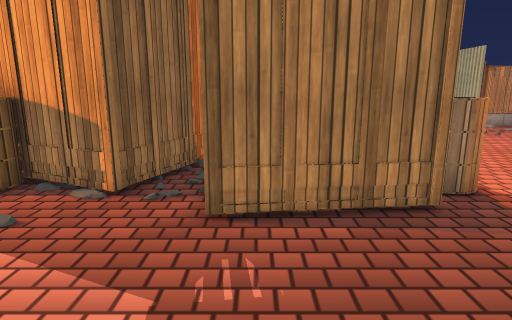
View 1 (above)

24 first-person views from a walk through a 3-D level made in the Unity game engine. The camera is 1.3 m above the floor, tilts 12° down and sees 75° across. The floor is counted in squares, 0.5 m on a side. Each view is taken from the middle of a square. On the plan, view 1 faces up. The plan holds only what a view shows up to about 20 squares ahead; the rest is blank. The place goes on beyond the plan. The player character is not drawn. Some animated figures are left out. Surface patterns are stand-ins for the level's own textures.

View 2
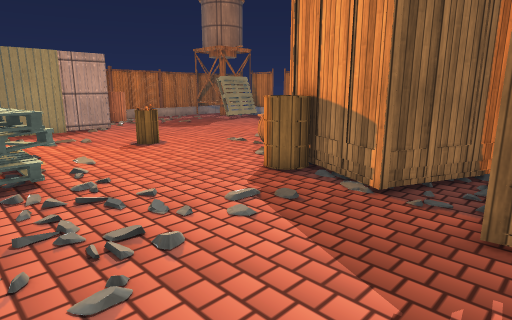

View 3
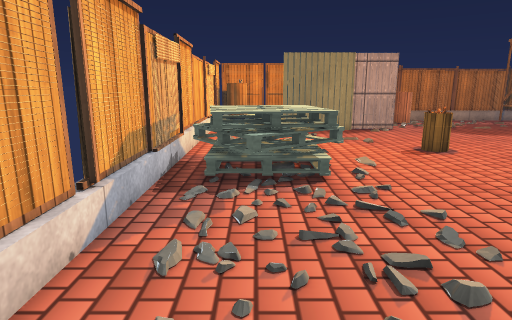

View 4
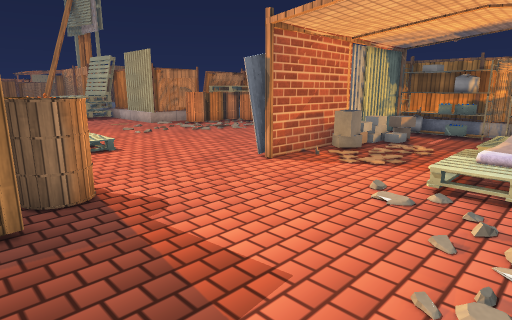

View 5
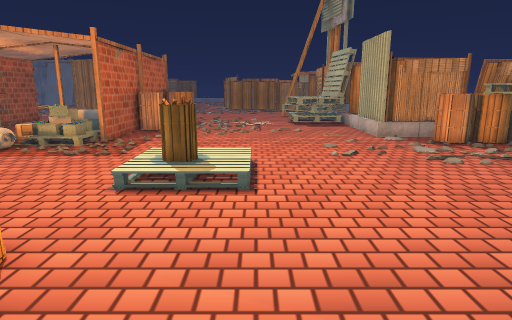

View 6
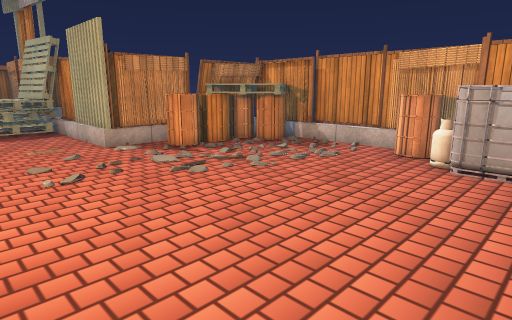

View 7
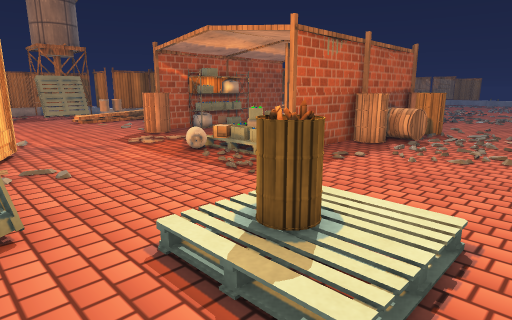

View 8
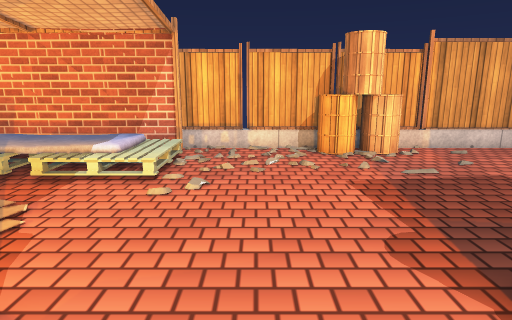

View 9
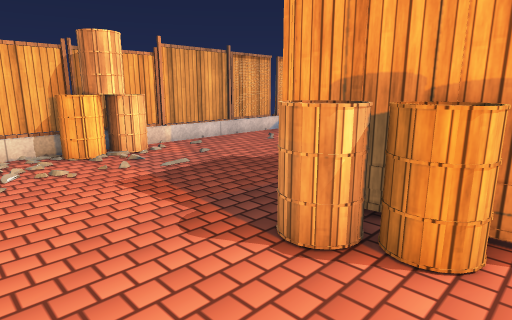

View 10
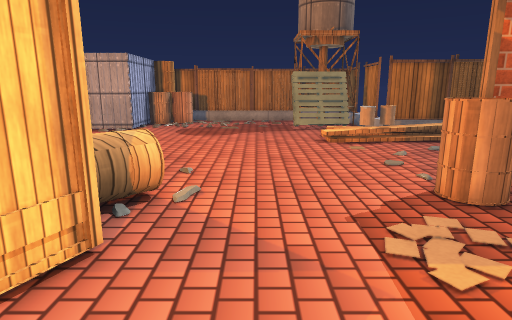

View 11
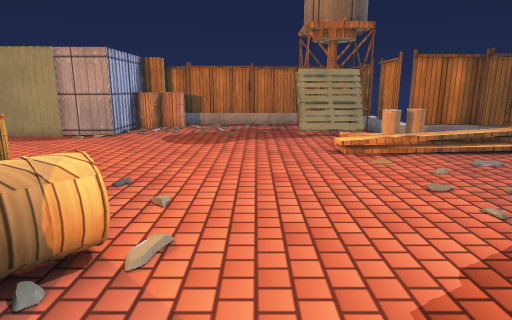

View 12
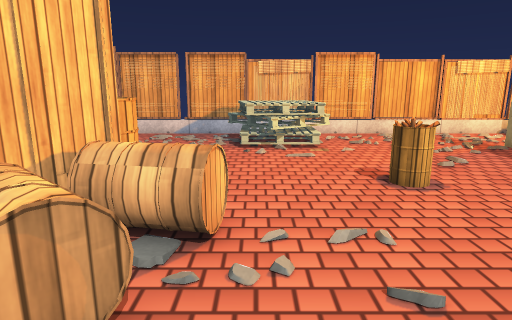

View 13
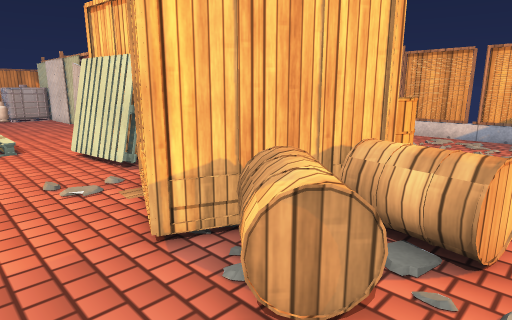

View 14
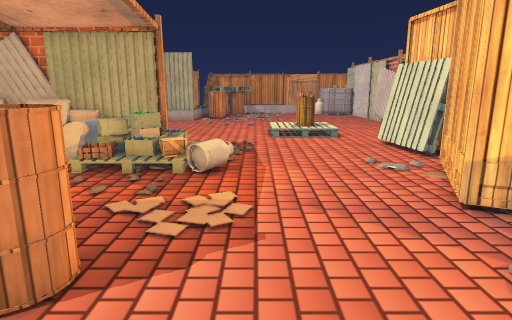

View 15
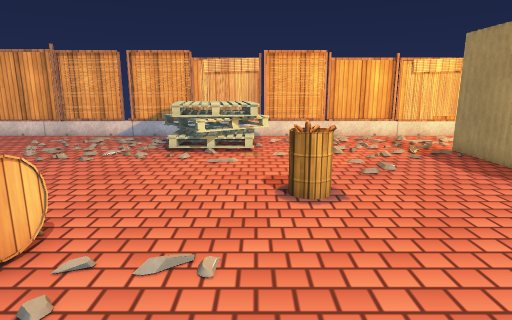

View 16
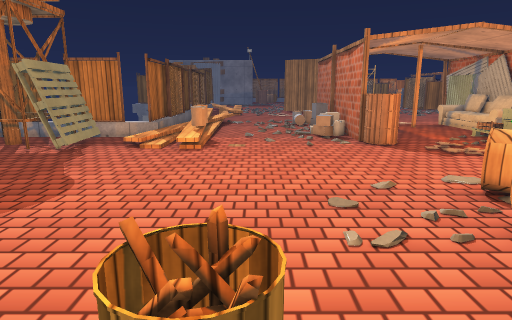

View 17
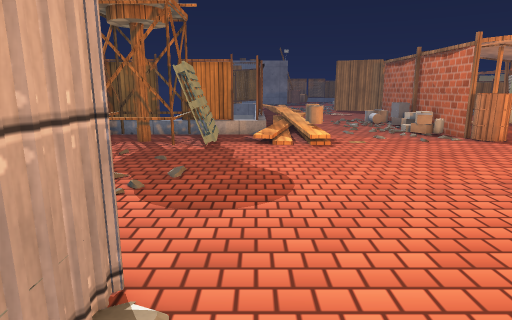

View 18
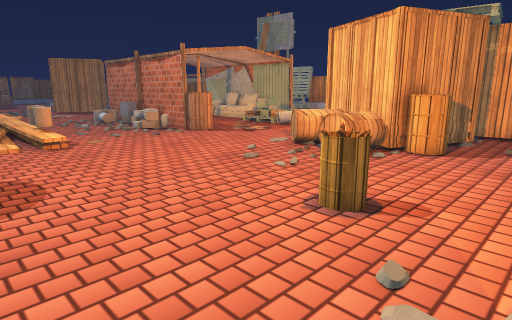

View 19
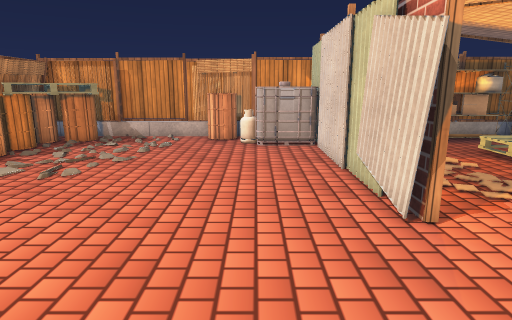

View 20
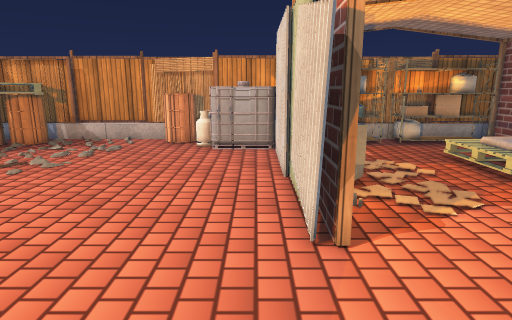

View 21
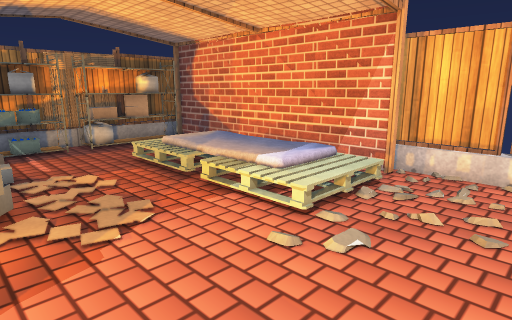

View 22
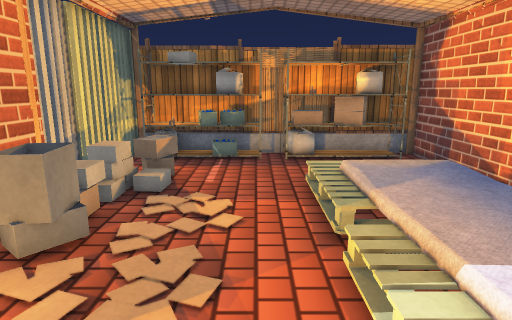

View 23
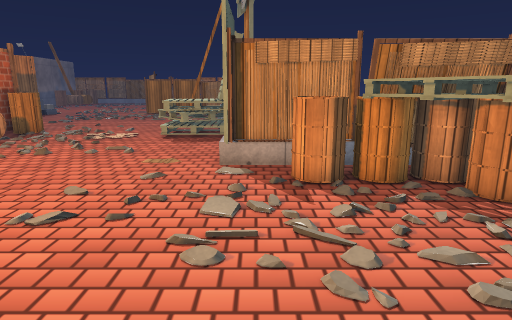

View 24
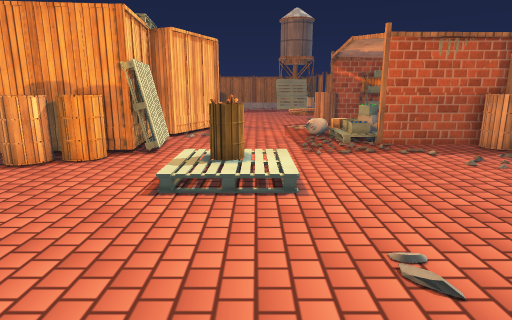

### Floor plan
Key: @ floor where view 1 was taken; # wall or solid block; x gap in a wall; . main floor; : floor 0.25 m higher than the main floor; / step, stairs or slope; = window, fence, low wall or low ledge; ^ raised ledge; C crate; B barrel; F fence; O other object.
Columns run from 25 left of view 1 to 25 right of it. Each row starts with its distance up from view 1.
 27     F///.       #         #BB............F
 26     F///....   ##         #..............F
 25 FFFFF///......=## ....//x ^..............#FFFF#
 24 #....:/=.......#  .....:###...................FF##
 23 ##=..:.=.......#BB.... ####................BBBB#B##
 22 ##=.//.==......BBB.....OOO.................BB##^^##
 21 ##=.//.:......................................^^B#F
 20 ###....................O.......................^##F
 19 ..................................................F
 18 ............................../////...............F
 17 ..............................//B//...............F
 16 ............................../BB//...............F
 15 ................B............./////.............. F
 14 ...............BBBBCCC..........................BBF
 13  ...............BBBC CCC...=#..................=BBF
 12  ..............BBBC    C######.................## F
 11  ..............BBBC   :CCC# CBB................^^ F
 10   ..............BBC   C.    CBB................^^ F
  9 ###..............BBBC C.    :BBB.....###########^#F
  8   #......BB......BB.CCC.C:   BBB.....#   ##O##  ##F
  7   #.......B.............CCCCCC......... .=#.###.###
  6   #.....................C.......................##
  5   #.............................................#
  4   #.............................................#
  3   #..........==.................................#
  2   #........^^^^=.....................O#O#O   /..#
  1   ........=^^^^^.....................#:      /..#
  0  ..........^^^^^.........@.........../#        .##
 -1  ..........^^^=x.............BBB...../#         ###
 -2  ...........==..............BBBB.....#############F
 -3 FFFFFFFFFFFFFFFFFFFFFFFFFFFFFFFFFFFFFFF           F

Where each view was taken, in squares from view 1:
view 1: 0 up, 0 right, facing up
view 2: 0 up, 0 right, facing up-left
view 3: 0 up, 1 left, facing left
view 4: 0 up, 3 right, facing up-right
view 5: 6 up, 9 right, facing up
view 6: 9 up, 10 right, facing up-right
view 7: 12 up, 10 right, facing up-left
view 8: 12 up, 9 right, facing down
view 9: 12 up, 10 right, facing down-left
view 10: 17 up, 1 left, facing left
view 11: 17 up, 4 left, facing left
view 12: 17 up, 11 left, facing down
view 13: 17 up, 11 left, facing down-right
view 14: 19 up, 13 left, facing right
view 15: 16 up, 14 left, facing down
view 16: 6 up, 15 left, facing up
view 17: 5 up, 21 left, facing up
view 18: 4 up, 22 left, facing up-right
view 19: 12 up, 6 right, facing right
view 20: 10 up, 7 right, facing right
view 21: 8 up, 8 right, facing down-right
view 22: 4 up, 11 right, facing right
view 23: 13 up, 17 right, facing up
view 24: 17 up, 17 right, facing left
